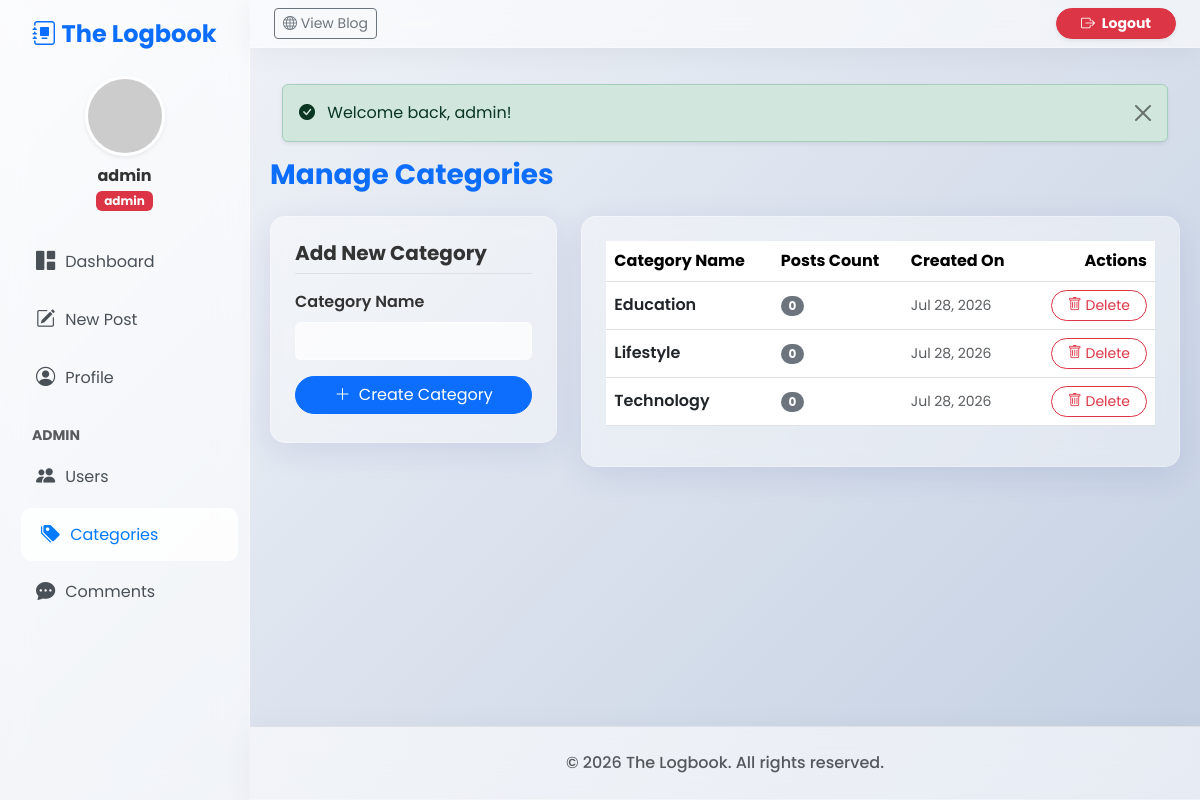
The app's page /categories.php (signed in) with its own data.
### tables this page shows
CREATE TABLE categories (
    id INT AUTO_INCREMENT PRIMARY KEY,
    name VARCHAR(100) NOT NULL UNIQUE,
    created_at TIMESTAMP DEFAULT CURRENT_TIMESTAMP
);

### categories.php (the view, shortened to what this page needs)
<?php
require_once 'includes/db.php';
$stmt = $pdo->query("SELECT c.*, COUNT(p.id) as post_count FROM categories c LEFT JOIN posts p ON c.id = p.category_id GROUP BY c.id ORDER BY c.name ASC");
$categories = $stmt->fetchAll(PDO::FETCH_ASSOC);
require_once 'includes/header.php';
?>
<div class="d-flex justify-content-between align-items-center mb-4">
    <h3 class="fw-bold mb-0 text-primary">Manage Categories</h3>
</div>
<div class="row">
    <div class="col-md-4 mb-4">
        <div class="glass-card p-4 h-100">
            <h5 class="fw-bold mb-3 border-bottom pb-2">Add New Category</h5>
            <form method="POST" action="categories.php">
                <div class="mb-3">
                    <label class="form-label fw-semibold">Category Name</label>
                    <input type="text" name="name" class="form-control" required>
                </div>
                <button type="submit" class="btn btn-primary rounded-pill px-4 w-100"><i class="bi bi-plus-lg me-1"></i> Create Category</button>
            </form>
        </div>
    </div>
    <div class="col-md-8">
        <div class="glass-card p-4">
            <div class="table-responsive">
                <table class="table table-hover align-middle bg-transparent">
                    <thead class="text-muted">
                        <tr>
                            <th>Category Name</th>
                            <th>Posts Count</th>
                            <th>Created On</th>
                            <th class="text-end">Actions</th>
                        </tr>
                    </thead>
                    <tbody>
                        <?php if (count($categories) === 0): ?>
                            <tr><td colspan="4" class="text-center py-3">No categories found.</td></tr>
                        <?php else: ?>
                            <?php foreach ($categories as $cat): ?>
                                <tr>
                                    <td><span class="fw-semibold text-dark"><?php echo htmlspecialchars($cat['name']); ?></span></td>
                                    <td><span class="badge bg-secondary rounded-pill"><?php echo $cat['post_count']; ?></span></td>
                                    <td class="text-muted small"><?php echo date("M d, Y", strtotime($cat['created_at'])); ?></td>
                                    <td class="text-end">
                                        <form method="POST" action="categories.php" class="d-inline m-0" onsubmit="return confirm('Are you sure you want to delete this category? Posts in this category will become uncategorized.');">
                                            <button type="submit" class="btn btn-sm btn-outline-danger rounded-pill px-3"><i class="bi bi-trash"></i> Delete</button>
                                        </form>
                                    </td>
                                </tr>
                            <?php endforeach; ?>
                        <?php endif; ?>
                    </tbody>
                </table>
            </div>
        </div>
    </div>
</div>
<?php require_once 'includes/footer.php'; ?>

### includes/header.php (shortened to what this page needs)
<?php
$isLoggedIn = isset($_SESSION['user_id']);
?>
<!DOCTYPE html>
<html lang="en">
<head>
    <link href="https://cdn.jsdelivr.net/npm/bootstrap@5.3.3/dist/css/bootstrap.min.css" rel="stylesheet">
    <link rel="stylesheet" href="https://cdn.jsdelivr.net/npm/bootstrap-icons@1.11.3/font/bootstrap-icons.min.css">
    <link rel="stylesheet" href="assets/css/style.css">
</head>
<body>
<?php if ($isLoggedIn): ?>
<div class="d-flex" id="wrapper">
    <div class="sidebar glass-sidebar flex-shrink-0 p-3" id="sidebar-wrapper" style="width: 250px;">
        <div class="sidebar-heading fs-4 fw-bold text-primary mb-4 text-center">
            <i class="bi bi-journal-album"></i> The Logbook
        </div>
        <div class="text-center mb-4">
            <?php
            $profilePic = isset($_SESSION['profile_pic']) && !empty($_SESSION['profile_pic'])
                ? 'assets/uploads/profiles/' . $_SESSION['profile_pic']
                : 'https://ui-avatars.com/api/?name=' . urlencode($_SESSION['username']) . '&background=random';
            ?>
            <img src="<?php echo htmlspecialchars($profilePic); ?>" alt="Profile Picture" class="rounded-circle shadow-sm" style="width: 80px; height: 80px; object-fit: cover; border: 3px solid #fff;">
            <div class="mt-2 fw-bold"><?php echo htmlspecialchars($_SESSION['username']); ?></div>
            <span class="badge <?php echo $_SESSION['role'] === 'admin' ? 'bg-danger' : 'bg-primary'; ?>"><?php echo htmlspecialchars($_SESSION['role']); ?></span>
        </div>
        <ul class="nav nav-pills flex-column mb-auto">
            <li class="nav-item">
                <a href="dashboard.php" class="sidebar-link <?php echo basename($_SERVER['PHP_SELF']) == 'dashboard.php' ? 'active' : ''; ?>">
                    <i class="bi bi-grid-1x2-fill"></i> Dashboard
                </a>
            </li>
            <li>
                <a href="create_post.php" class="sidebar-link <?php echo basename($_SERVER['PHP_SELF']) == 'create_post.php' ? 'active' : ''; ?>">
                    <i class="bi bi-pencil-square"></i> New Post
                </a>
            </li>
            <li>
                <a href="profile.php" class="sidebar-link <?php echo basename($_SERVER['PHP_SELF']) == 'profile.php' ? 'active' : ''; ?>">
                    <i class="bi bi-person-circle"></i> Profile
                </a>
            </li>
            <?php if ($_SESSION['role'] === 'admin'): ?>
            <li class="mt-3 mb-1 text-muted small fw-bold px-3">ADMIN</li>
            <li>
                <a href="users.php" class="sidebar-link <?php echo basename($_SERVER['PHP_SELF']) == 'users.php' ? 'active' : ''; ?>">
                    <i class="bi bi-people-fill"></i> Users
                </a>
            </li>
            <li>
                <a href="categories.php" class="sidebar-link <?php echo basename($_SERVER['PHP_SELF']) == 'categories.php' ? 'active' : ''; ?>">
                    <i class="bi bi-tags-fill"></i> Categories
                </a>
            </li>
            <li>
                <a href="comments.php" class="sidebar-link <?php echo basename($_SERVER['PHP_SELF']) == 'comments.php' ? 'active' : ''; ?>">
                    <i class="bi bi-chat-dots-fill"></i> Comments
                </a>
            </li>
            <?php endif; ?>
        </ul>
    </div>
    <div id="page-content-wrapper" class="w-100 d-flex flex-column" style="min-height: 100vh;">
        <nav class="navbar navbar-expand-lg glass-navbar px-4 py-2">
            <div class="d-flex align-items-center">
                <a href="index.php" class="btn btn-sm btn-outline-secondary me-2"><i class="bi bi-globe"></i> View Blog</a>
            </div>
            <ul class="navbar-nav ms-auto mt-2 mt-lg-0 align-items-center">
                <li class="nav-item">
                    <a class="btn btn-danger btn-sm rounded-pill px-4 fw-bold shadow-sm" href="logout.php"><i class="bi bi-box-arrow-right me-1"></i> Logout</a>
                </li>
            </ul>
        </nav>
        <div class="main-content flex-grow-1">
<?php endif; ?>
    <div class="container-fluid mt-3">
        <?php if (isset($_SESSION['flash_success'])): ?>
            <div class="alert alert-success alert-dismissible fade show shadow-sm" role="alert">
                <i class="bi bi-check-circle-fill me-2"></i> <?php echo htmlspecialchars($_SESSION['flash_success']); unset($_SESSION['flash_success']); ?>
                <button type="button" class="btn-close" data-bs-dismiss="alert"></button>
            </div>
        <?php endif; ?>
    </div>

### includes/footer.php (shortened to what this page needs)
<?php if ($isLoggedIn): ?>
        </div>
        <footer class="bg-glass border-top text-muted text-center py-4 mt-auto">
            <div class="container-fluid">
                <p class="mb-0 fw-medium">&copy; <?php echo date('Y'); ?> The Logbook. All rights reserved.</p>
            </div>
        </footer>
    </div>
</div>
</body>
</html>
<?php endif; ?>

### assets/css/style.css (style rules this page uses)
body { font-family: 'Poppins', sans-serif; background: linear-gradient(135deg, #f5f7fa 0%, #c3cfe2 100%); min-height: 100vh; color: #333; overflow-x: hidden; }
.glass-card { background: rgba(255, 255, 255, 0.4); backdrop-filter: blur(10px); -webkit-backdrop-filter: blur(10px); border: 1px solid rgba(255, 255, 255, 0.3); border-radius: 15px; box-shadow: 0 8px 32px 0 rgba(31, 38, 135, 0.1); }
.glass-navbar, .bg-glass { background: rgba(255, 255, 255, 0.6); backdrop-filter: blur(15px); -webkit-backdrop-filter: blur(15px); border-bottom: 1px solid rgba(255, 255, 255, 0.3); box-shadow: 0 4px 30px rgba(0, 0, 0, 0.05); z-index: 1000; }
.glass-sidebar { background: rgba(255, 255, 255, 0.6); backdrop-filter: blur(15px); -webkit-backdrop-filter: blur(15px); border-right: 1px solid rgba(255, 255, 255, 0.3); min-height: calc(100vh - 70px); padding-top: 20px; }
.sidebar-link { display: flex; align-items: center; padding: 12px 20px; color: #495057; text-decoration: none; border-radius: 10px; margin-bottom: 5px; transition: all 0.3s; }
.sidebar-link:hover, .sidebar-link.active { background: rgba(255,255,255,0.8); color: #007bff; transform: translateX(5px); }
.sidebar-link i { margin-right: 10px; font-size: 1.2rem; }
.main-content { padding: 20px; }
.form-control, .form-select { background: rgba(255, 255, 255, 0.7); border: 1px solid rgba(255, 255, 255, 0.5); }

### records on screen
categories: name "Education", post_count "0", created_at "Jul 28, 2026"
categories: name "Lifestyle", post_count "0", created_at "Jul 28, 2026"
categories: name "Technology", post_count "0", created_at "Jul 28, 2026"

### other values on screen
$_SESSION['username'] "admin"
$_SESSION['role'] "admin"
$_SESSION['flash_success'] "Welcome back, admin!"
